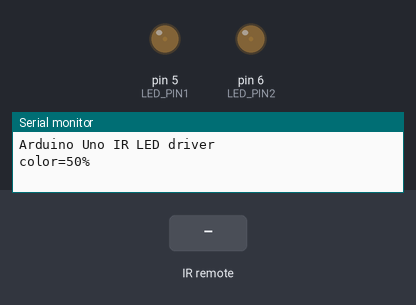
A sketch run on a simulated Arduino Uno, built with avr-gcc and run on an emulated ATmega328P. On the bench: output pins drawn as LEDs (lit = HIGH), the last lines printed to the serial monitor. The inputs (shaded band) are chosen by the test bench.

Above: at 0.81 s.
1.3 s: infrared code 0x807F708F received
4.0 s: infrared code 0x807FC03F received
At 4.16 s:
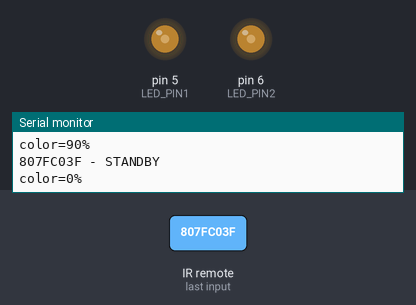
7.0 s: infrared code 0x807F50AF received
At 9.7 s:
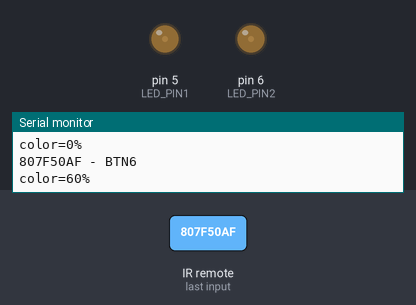
10.0 s: infrared code 0x807FE01F received
At 10.17 s:
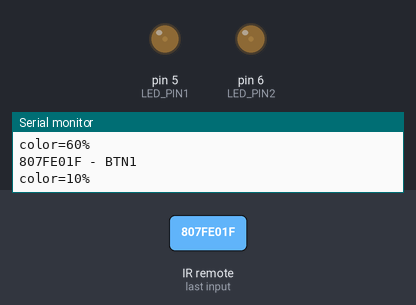
Timing chart, 0 to 13.0 s (numbered marks = the images above; inputs shaded):
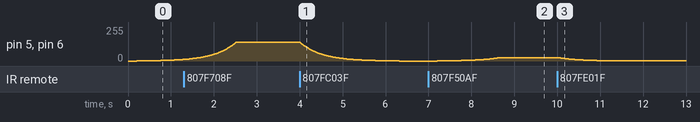

Measured:
- after the input at 4.0 s, pin 5 (LED_PIN1), pin 6 (LED_PIN2): moves from 142/255 to 0/255 over 2.3 s, starting at once
- after the input at 7.0 s, pin 5 (LED_PIN1), pin 6 (LED_PIN2): moves from 0/255 to 26/255 over 1.5 s, starting after 0.21 s
- after the input at 10.0 s, pin 5 (LED_PIN1), pin 6 (LED_PIN2): moves from 26/255 to 1/255 over 1.2 s, starting at once

The sketch:

irled01.ino
```cpp
// (licence header left out)
#include <IRremote.h>
#include "irtestdefine.h"

const int RECV_PIN = 11;
const int LED_PIN1 = 5; // channel 1
const int LED_PIN2 = 6; // channel 2
const int MS_ADD = 10;

///
/// Translation table
///
struct rbl
{
  RButton b;
  long value;
  const char* name;
};

///
/// Translation table
///
rbl rblv[] =
{
  {rbStandby,vSTANDBY,"STANDBY"},
  {rbBTN1   ,vBTN1   ,"BTN1"},
  {rbBTN2   ,vBTN2   ,"BTN2"},
  {rbBTN3   ,vBTN3   ,"BTN3"},
  {rbBTN4   ,vBTN4   ,"BTN4"},
  {rbBTN5   ,vBTN5   ,"BTN5"},
  {rbBTN6   ,vBTN6   ,"BTN6"},
  {rbBTN7   ,vBTN7   ,"BTN7"},
  {rbBTN8   ,vBTN8   ,"BTN8"},
  {rbBTN9   ,vBTN9   ,"BTN9"},
  {rbBTN0   ,vBTN0   ,"BTN0"},
  {rbPLUS10 ,vPLUS10 ,"PLUS10"},
  {rbMINUS10,vMINUS10,"MINUS10"},
  {rbPLUS1  ,vPLUS1  ,"PLUS1"},
  {rbMINUS1 ,vMINUS1 ,"MINUS1"},
  {rbCH1    ,vCH1    ,"CH1"},
  {rbCH2    ,vCH2    ,"CH2"},
  {rbCH12   ,vCH12   ,"CH12"},
};
int RBLN=sizeof(rblv)/sizeof(rbl);

IRrecv irrecv(RECV_PIN);
decode_results results;
int cl=0;
int clstandby=0;
boolean active1=true;
boolean active2=true;
int coloractive1=0;
int coloractive2=0;
int colorrequest1=0;
int colorrequest2=0;
unsigned long lasttime=0;

// table of exponential values
// generated for values of i from 0 to 255 -> x=round( pow( 2.0, i/32.0) - 1);
const byte table[] PROGMEM = {
  0,   0,   0,   0,   0,   0,   0,   0,   0,   0,   0,   0,   0,   0,   0,   0,
  0,   0,   0,   1,   1,   1,   1,   1,   1,   1,   1,   1,   1,   1,   1,   1,
  1,   1,   1,   1,   1,   1,   1,   1,   1,   1,   1,   2,   2,   2,   2,   2,
  2,   2,   2,   2,   2,   2,   2,   2,   2,   2,   3,   3,   3,   3,   3,   3,
  3,   3,   3,   3,   3,   3,   4,   4,   4,   4,   4,   4,   4,   4,   4,   5,
  5,   5,   5,   5,   5,   5,   5,   6,   6,   6,   6,   6,   6,   6,   7,   7,
  7,   7,   7,   8,   8,   8,   8,   8,   9,   9,   9,   9,   9,  10,  10,  10,
 10,  11,  11,  11,  11,  12,  12,  12,  12,  13,  13,  13,  14,  14,  14,  15,
 15,  15,  16,  16,  16,  17,  17,  18,  18,  18,  19,  19,  20,  20,  21,  21,
 22,  22,  23,  23,  24,  24,  25,  25,  26,  26,  27,  28,  28,  29,  30,  30,
 31,  32,  32,  33,  34,  35,  35,  36,  37,  38,  39,  40,  40,  41,  42,  43,
 44,  45,  46,  47,  48,  49,  51,  52,  53,  54,  55,  56,  58,  59,  60,  62,
 63,  64,  66,  67,  69,  70,  72,  73,  75,  77,  78,  80,  82,  84,  86,  88,
 90,  91,  94,  96,  98, 100, 102, 104, 107, 109, 111, 114, 116, 119, 122, 124,
127, 130, 133, 136, 139, 142, 145, 148, 151, 155, 158, 161, 165, 169, 172, 176,
180, 184, 188, 192, 196, 201, 205, 210, 214, 219, 224, 229, 234, 239, 244, 250
};

///
/// From scancode to enum
///
RButton DecodeValue(long v)
{
for(int i=0;i<RBLN;i++)
  if(rblv[i].value==v)
    return rblv[i].b;
return rbUNKNOWN;
}

///
/// From enum to human name
///
const char* DecodeName(RButton b)
{
for(int i=0;i<RBLN;i++)
  if(rblv[i].b==b)
    return rblv[i].name;
return "UNKNOWN";
}

///
/// Update all channels
///
void updateColors()
{
unsigned long t=millis();
if(t>lasttime)
  {
  // channel 1
  if(colorrequest1>coloractive1)
    {
    coloractive1++;
    colorOne(LED_PIN1,coloractive1);
    }
  if(colorrequest1<coloractive1)
    {
    coloractive1--;
    colorOne(LED_PIN1,coloractive1);
    }

  // channel 2
  if(colorrequest2>coloractive2)
    {
    coloractive2++;
    colorOne(LED_PIN2,coloractive2);
    }
  if(colorrequest2<coloractive2)
    {
    coloractive2--;
    colorOne(LED_PIN2,coloractive2);
    }

  lasttime=t+MS_ADD;
  }
}

///
/// Set one PWM output
///
void colorOne(int pin, int c)
{
if(c==0)
  digitalWrite(pin,LOW);
else if(c==255)
  digitalWrite(pin,HIGH);
else
  analogWrite(pin,pgm_read_byte(&table[c]));
}

///
/// Set one PWM request
void requestColorOne(int pin, int c)
{
if(pin==1)
  colorrequest1=c;
else
  colorrequest2=c;
}

///
/// Set PWM output
///
void color(int c)
{
Serial.print("color=");
Serial.print(c);
Serial.println("%");

cl=c;
c=map(c,0,100,0,255);

// channel 1
if(active1)
  requestColorOne(1,c);
else
  requestColorOne(1,0);

// channel 2
if(active2)
  requestColorOne(2,c);
else
  requestColorOne(2,0);
clstandby=0;
}

///
/// Setup function
///
void setup()
{
  Serial.begin(9600);
  irrecv.enableIRIn(); // Start the receiver
  pinMode(LED_PIN1,OUTPUT);
  pinMode(LED_PIN2,OUTPUT);
  Serial.println("Arduino Uno IR LED driver");
  color(50);
}

///
/// Main loop
///
void loop() {
  updateColors();

  if (irrecv.decode(&results)) {
    Serial.print(results.value, HEX);
    RButton b=DecodeValue(results.value);
    Serial.print(" - ");
    Serial.print(DecodeName(b));
    Serial.println("");
    switch(b)
      {
      case rbBTN1:color(10);break;
      case rbBTN2:color(20);break;
      case rbBTN3:color(30);break;
      case rbBTN4:color(40);break;
      case rbBTN5:color(50);break;
      case rbBTN6:color(60);break;
      case rbBTN7:color(70);break;
      case rbBTN8:color(80);break;
      case rbBTN9:color(90);break;
      case rbBTN0:color(100);break;
      case rbPLUS10:
        cl+=10;
        if(cl>100) cl=100;
        color(cl);
        break;
      case rbMINUS10:
        cl-=10;
        if(cl<0) cl=0;
        color(cl);
        break;
      case rbPLUS1:
        cl+=1;
        if(cl>100) cl=100;
        color(cl);
        break;
      case rbMINUS1:
        cl-=1;
        if(cl<0) cl=0;
        color(cl);
        break;
      case rbStandby:
        if(clstandby==0)
          {
          int tmp=cl;
          if(cl==0)
            color(50);
          else
            {
            color(0);
            clstandby=tmp;
            }
          }
        else
          {
          color(clstandby);
          }
        break;
      case rbCH1:
        active1=true;
        active2=false;
        color(cl);
        break;
      case rbCH2:
        active1=false;
        active2=true;
        color(cl);
        break;
      case rbCH12:
        active1=true;
        active2=true;
        color(cl);
        break;
      }
    irrecv.resume(); // Receive the next value
  }
  //delay(100);
}
```

irtestdefine.h
```cpp
#ifndef __irtestdefine_h
#define __irtestdefine_h

// scancodes
#define vSTANDBY 0x807fc03f
#define vBTN1    0x807fe01f
#define vBTN2    0x807fa05f
#define vBTN3    0x807F609F
#define vBTN4    0x807FD02F
#define vBTN5    0x807F906F
#define vBTN6    0x807F50AF
#define vBTN7    0x807FF00F
#define vBTN8    0x807FB04F
#define vBTN9    0x807F708F
#define vBTN0    0x807F8877
#define vPLUS10  0x807F10EF
#define vMINUS10 0x807F08F7
#define vPLUS1   0x807F00FF
#define vMINUS1  0x807F38C7
#define vCH1     0x807FD827
#define vCH2     0x807F9867
#define vCH12    0x807F58A7

///
/// Button enumeration
///
enum RButton
{
  rbStandby=0,
  rbBTN1,
  rbBTN2,
  rbBTN3,
  rbBTN4,
  rbBTN5,
  rbBTN6,
  rbBTN7,
  rbBTN8,
  rbBTN9,
  rbBTN0,
  rbPLUS10,
  rbMINUS10,
  rbPLUS1,
  rbMINUS1,
  rbCH1,
  rbCH2,
  rbCH12,
  rbUNKNOWN
};

#endif
```
